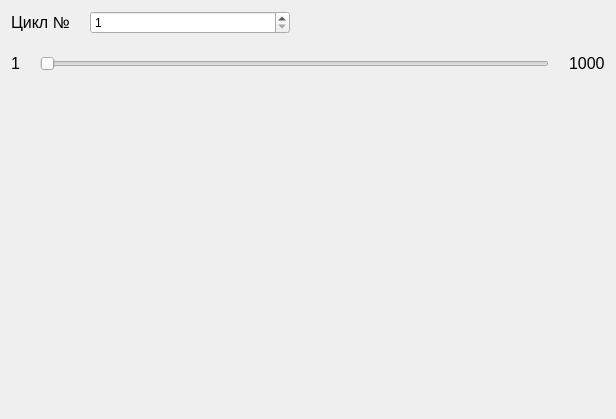
<?xml version="1.0" encoding="UTF-8"?>
<ui version="4.0">
 <class>StateXPanel</class>
 <widget class="QWidget" name="StateXPanel">
  <property name="geometry">
   <rect>
    <x>0</x>
    <y>0</y>
    <width>616</width>
    <height>419</height>
   </rect>
  </property>
  <property name="windowTitle">
   <string>Form</string>
  </property>
  <layout class="QVBoxLayout" name="verticalLayout_4">
   <property name="spacing">
    <number>20</number>
   </property>
   <item>
    <layout class="QVBoxLayout" name="verticalLayout">
     <item>
      <layout class="QHBoxLayout" name="horizontalLayout_2" stretch="0,0,0">
       <item>
        <widget class="QLabel" name="lbl_cycle">
         <property name="text">
          <string>&lt;html&gt;&lt;head/&gt;&lt;body&gt;&lt;p&gt;&lt;span style=&quot; font-size:12pt;&quot;&gt;Цикл №&lt;/span&gt;&lt;/p&gt;&lt;/body&gt;&lt;/html&gt;</string>
         </property>
        </widget>
       </item>
       <item>
        <widget class="QSpinBox" name="spin_cycle">
         <property name="sizePolicy">
          <sizepolicy hsizetype="Expanding" vsizetype="Fixed">
           <horstretch>0</horstretch>
           <verstretch>0</verstretch>
          </sizepolicy>
         </property>
         <property name="minimumSize">
          <size>
           <width>0</width>
           <height>0</height>
          </size>
         </property>
         <property name="maximumSize">
          <size>
           <width>200</width>
           <height>16777215</height>
          </size>
         </property>
         <property name="minimum">
          <number>1</number>
         </property>
        </widget>
       </item>
       <item>
        <spacer name="horizontalSpacer">
         <property name="orientation">
          <enum>Qt::Orientation::Horizontal</enum>
         </property>
         <property name="sizeHint" stdset="0">
          <size>
           <width>40</width>
           <height>20</height>
          </size>
         </property>
        </spacer>
       </item>
      </layout>
     </item>
     <item>
      <layout class="QHBoxLayout" name="horizontalLayout">
       <item>
        <widget class="QLabel" name="lbl_cycle_min">
         <property name="text">
          <string>&lt;html&gt;&lt;head/&gt;&lt;body&gt;&lt;p&gt;&lt;span style=&quot; font-size:12pt;&quot;&gt;1&lt;/span&gt;&lt;/p&gt;&lt;/body&gt;&lt;/html&gt;</string>
         </property>
        </widget>
       </item>
       <item>
        <widget class="QSlider" name="slider_cycle">
         <property name="minimum">
          <number>1</number>
         </property>
         <property name="orientation">
          <enum>Qt::Orientation::Horizontal</enum>
         </property>
        </widget>
       </item>
       <item>
        <widget class="QLabel" name="lbl_cycle_max">
         <property name="text">
          <string>&lt;html&gt;&lt;head/&gt;&lt;body&gt;&lt;p&gt;&lt;span style=&quot; font-size:12pt;&quot;&gt;1000&lt;/span&gt;&lt;/p&gt;&lt;/body&gt;&lt;/html&gt;</string>
         </property>
        </widget>
       </item>
      </layout>
     </item>
    </layout>
   </item>
   <item>
    <layout class="QHBoxLayout" name="horizontalLayout_14" stretch="3">
     <item>
      <layout class="QVBoxLayout" name="verticalLayout_7" stretch="1">
       <property name="spacing">
        <number>0</number>
       </property>
       <item>
        <widget class="QWidget" name="mpl_canvas" native="true">
         <layout class="QVBoxLayout" name="verticalLayout_3">
          <property name="spacing">
           <number>0</number>
          </property>
          <property name="leftMargin">
           <number>0</number>
          </property>
          <property name="topMargin">
           <number>0</number>
          </property>
          <property name="rightMargin">
           <number>0</number>
          </property>
          <property name="bottomMargin">
           <number>0</number>
          </property>
         </layout>
        </widget>
       </item>
      </layout>
     </item>
    </layout>
   </item>
  </layout>
 </widget>
 <resources/>
 <connections/>
</ui>
